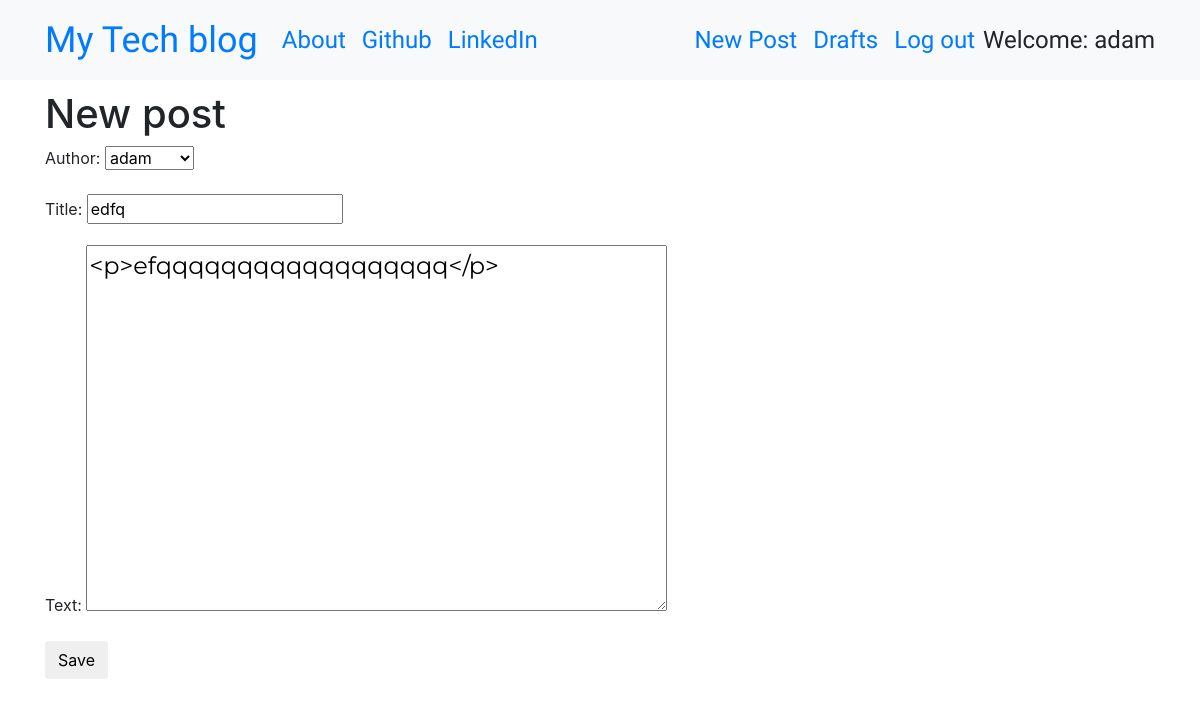
Screenshot of /post/3/edit/ (signed in) with the database file from the repository.
### blog/models.py (models this page shows, shortened)
class Post(models.Model):
    author = models.ForeignKey('auth.User',on_delete=models.CASCADE)
    title = models.CharField(max_length=200)
    text = models.TextField()
    created_date = models.DateTimeField(default=timezone.now)
    published_date = models.DateTimeField(blank=True, null=True)

### blog/views.py (the view)
# urls.py: path('post/<int:pk>/edit/', views.PostUpdateView.as_view(), name='post_edit'),
class PostUpdateView(LoginRequiredMixin,UpdateView):
    login_url = '/login/'
    redirect_field_name = 'blog/post_detail.html'
    form_class = PostForm
    model = Post

### blog/forms.py
class PostForm(forms.ModelForm):
    class Meta:
        model = Post
        fields = ('author','title', 'text',)
        widgets = {
            'title': forms.TextInput(attrs={'class': 'textinputclass'}),
            'text': forms.Textarea(attrs={'class': 'editable medium-editor-textarea postcontent'}),
        }

### blog/templates/blog/post_form.html (shortened to what this page needs)
{% extends 'blog/base.html' %}
{% block content %}
    <h1>New post</h1>
    <form method="POST" class="post-form">
    {{form.as_p}}
    <button type="submit" class="save btn btn-default">Save</button>
    </form>
{% endblock %}

### blog/templates/blog/base.html (shortened to what this page needs)
<!DOCTYPE html>
{% load static %}
<html>
  <head>
    <link rel="stylesheet" href="https://stackpath.bootstrapcdn.com/bootstrap/4.1.3/css/bootstrap.min.css"
>
    <link href="https://maxcdn.bootstrapcdn.com/font-awesome/4.7.0/css/font-awesome.min.css" rel="stylesheet">
    <link rel="stylesheet" href="//cdn.jsdelivr.net/medium-editor/latest/css/medium-editor.min.css" type="text/css" media="screen" charset="utf-8">
    <link rel="stylesheet" href="{% static 'css/blog.css' %}">
  </head>
  <body class='loader'>
    <nav class="navbar navbar-expand-lg bg-light techfont">
      <div class="container">
        <div class="navbar-nav align-items-center">
          <a class="navbar-brand bigbrand" href="{% url 'post_list' %}">My Tech blog</a>
          <a class="nav-item nav-link" href="{% url 'about' %}">About</a>
          <a class="nav-item nav-link" href="https://www.github.com">Github</a>
          <a class="nav-item nav-link" href="https://www.linkedin.com">LinkedIn</a>
        </div>
        <div class="navbar-nav align-items-center ml-auto">
          {% if user.is_authenticated %}
            <a class="nav-item nav-link" href="{% url 'post_new' %}">New Post</a>
            <a class="nav-item nav-link" href="{% url 'post_draft_list' %}">Drafts</a>
            <a class="nav-item nav-link" href="{% url 'logout' %}">Log out</a>
            <a >Welcome: {{ user.username }}</a>
          {% else %}
            <a class="nav-item nav-link" href="{% url 'login' %}" aria-label="Login">
              <span class="fa fa-user" aria-hidden="true"></span></a>
          {% endif %}
        </div>
      </div>
    </nav>
          <div class="content container">
              <div class="row">
                  <div class="col-md-8">
                    <div class="blog_posts">
                      {% block content %}
                      {% endblock %}
                    </div>
                  </div>
              </div>
          </div>
  </body>
</html>

### blog/static/css/blog.css (style rules this page uses)
.techfont { font-family: 'Russo One', sans-serif; font-size: 1.5em; margin-bottom: 10px; }
.postcontent { font-family: 'Montserrat'; font-size: 1.5em; }
.bigbrand { font-size: 1.5em; }
.loader { filter:hue-rotate(0deg); color: linear-gradient(45deg,#0f8,#08f); animation:hue 5000ms infinite linear; }

### rows the page displays
Post: author "adam", title "edfq", text "<p>efqqqqqqqqqqqqqqqqqq</p>"

### other values shown
{{ user.username }} "adam"
